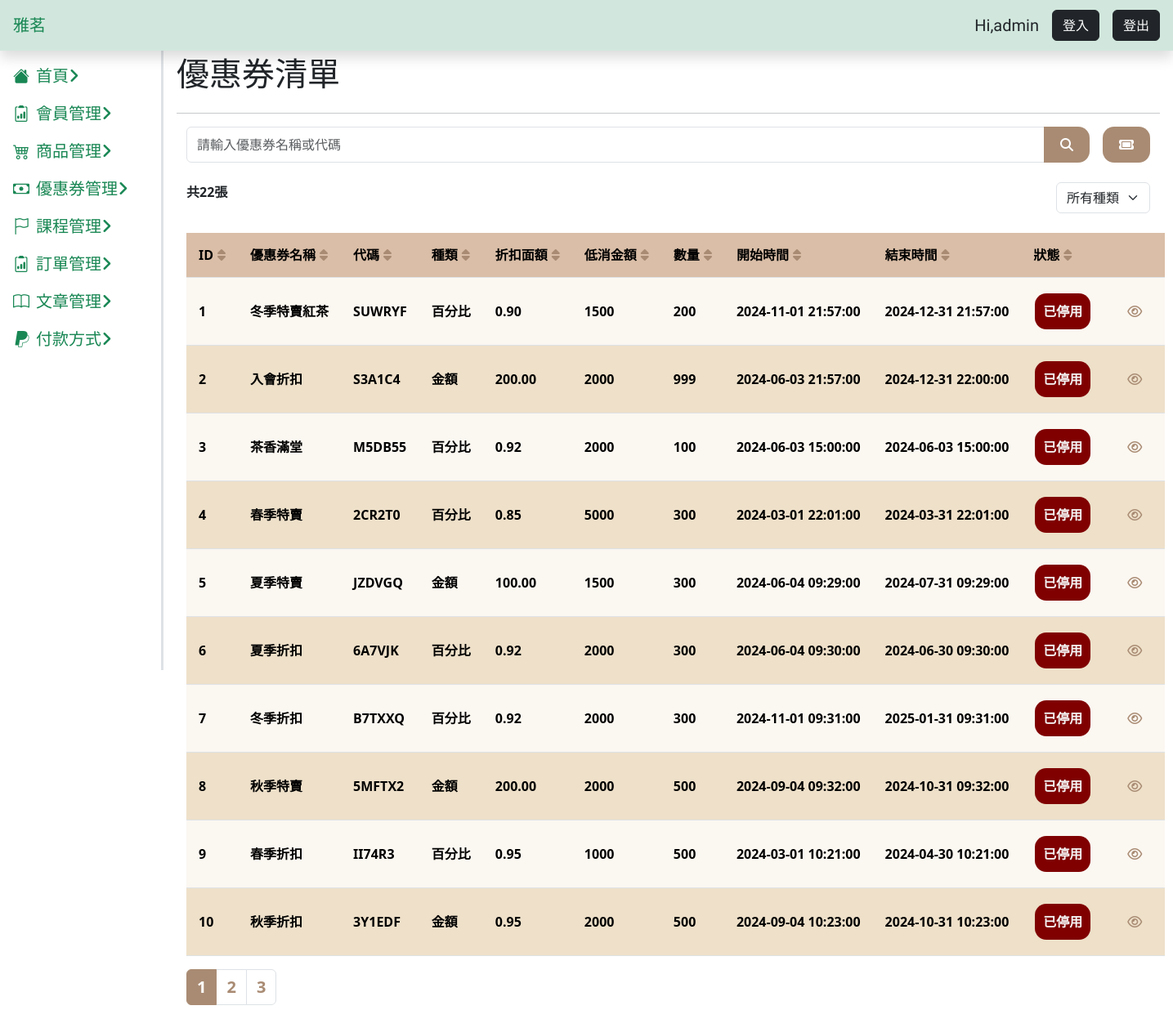
Screenshot of /cupon/coupons.php?page=1&order=id_asc with the database file from the repository.
### tables this page shows
CREATE TABLE `coupons` (
  `id` int(3) UNSIGNED NOT NULL,
  `name` varchar(50) NOT NULL,
  `code` varchar(20) NOT NULL,
  `category` varchar(10) NOT NULL,
  `discount` decimal(10,2) NOT NULL,
  `min_spend_amount` decimal(20,0) DEFAULT NULL,
  `stock` int(3) NOT NULL,
  `status` varchar(5) NOT NULL,
  `start_time` datetime NOT NULL,
  `end_time` datetime NOT NULL,
  `valid` tinyint(1) DEFAULT 1
);

### cupon/coupons.php (the view, shortened to what this page needs)
<?php
require_once("../db_connect.php");
$sqlALL = "SELECT * FROM coupons WHERE valid=1";
$resultAll = $conn->query($sqlALL);
$allUserCount = $resultAll->num_rows;
$page = isset($_GET["page"]) ? intval($_GET["page"]) : 1;
$perPage = 10;
$firstItem = ($page - 1) * $perPage;
$order = isset($_GET["order"]) ? $_GET["order"] : 'id_asc';
$pageCount = ceil($allUserCount / $perPage);
$typeCondition = '';
switch ($order) {
  case "id_asc":
    $orderClause = "ORDER BY id ASC";
    break;
}
if (isset($_GET["search"])) {
  $search = $conn->real_escape_string($_GET["search"]);
  $sql = "SELECT *,
        CASE
            WHEN (STR_TO_DATE(start_time, '%Y-%m-%d %H:%i:%s')) < NOW() AND (STR_TO_DATE(end_time, '%Y-%m-%d %H:%i:%s')) > NOW() THEN '可使用'
            WHEN (STR_TO_DATE(start_time, '%Y-%m-%d %H:%i:%s')) > NOW() THEN '未開放'
            ELSE '已停用'
        END AS status
        FROM coupons
        WHERE (name LIKE '%$search%' OR code LIKE '%$search%') AND valid=1";
} else {
  $sql = "SELECT *,
        CASE
            WHEN (STR_TO_DATE(start_time, '%Y-%m-%d %H:%i:%s')) < NOW() AND (STR_TO_DATE(end_time, '%Y-%m-%d %H:%i:%s')) > NOW() THEN '可使用'
            WHEN (STR_TO_DATE(start_time, '%Y-%m-%d %H:%i:%s')) > NOW() THEN '未開放'
            ELSE '已停用'
        END AS status
        FROM coupons
        WHERE valid=1 $typeCondition $orderClause
        LIMIT $firstItem, $perPage";
}
$result = $conn->query($sql);
$rows = $result->fetch_all(MYSQLI_ASSOC);
$userCount = $result->num_rows;
if (!isset($_GET["search"]) && !isset($_GET["category"])) {
  $userCount = $allUserCount;
}
?>
<!doctype html>
<html lang="en">
<head>
  <?php include("../css.php") ?>
</head>
<body>
  <?php include("../dashboard-comm.php") ?>
  <main class="main-content p-3">
    <div class="d-flex justify-content-between">
      <h1>優惠券清單</h1>
    </div>
    <hr>
    <div class="container">
      <div class="d-flex pb-4">
        <form action="" class="me-3 flex-grow-1">
          <div class="input-group ">
            <input type="text" class="form-control" placeholder="請輸入優惠券名稱或代碼" name="search">
            <button class="btn btn-custom " type="submit">
              <i class="fa-solid fa-magnifying-glass"></i></button>
          </div>
        </form>
        <div class="">
          <a class="btn btn-custom" href="create-coupon.php" title="增加優惠券"><i class="fa-solid fa-ticket "></i></a>
        </div>
      </div>
      <div class="pb-4 d-flex justify-content-between ">
        <div>
          共<?= $userCount ?>張
        </div>
        <div>
          <form action="" method="GET" id="filter-form">
            <select name="category" class="form-select" onchange="filterCoupons()">
              <option value="">所有種類</option>
            </select>
          </form>
        </div>
      </div>
      <div class="">
        <table class="table table-striped text-nowrap ">
          <thead class="table-header">
            <th>ID<a href="?page=<?= $page ?>&order=<?= $order == 'id_asc' ? 'id_desc' : 'id_asc' ?>"><i class="fa-solid fa-sort sort-icon"></i></a></th>
            <th>優惠券名稱<a href="?page=<?= $page ?>&order=<?= $order == 'name_asc' ? 'name_desc' : 'name_asc' ?>"><i class="fa-solid fa-sort sort-icon"></i></a></th>
            <th>代碼<a href="?page=<?= $page ?>&order=<?= $order == 'code_asc' ? 'code_desc' : 'code_asc' ?>"><i class="fa-solid fa-sort sort-icon"></i></a>
            </th>
            <th>種類<a href="?page=<?= $page ?>&order=<?= $order == 'category_asc' ? 'category_desc' : 'category_asc' ?>"><i class="fa-solid fa-sort sort-icon"></i></a>
            </th>
            <th>折扣面額<a href="?page=<?= $page ?>&order=<?= $order == 'discount_asc' ? 'discount_desc' : 'discount_asc' ?>"><i class="fa-solid fa-sort sort-icon"></i></a></th>
            <th>低消金額<a href="?page=<?= $page ?>&order=<?= $order == 'min_spend_amount_asc' ? 'min_spend_amount_desc' : 'min_spend_amount_asc' ?>"><i class="fa-solid fa-sort sort-icon"></i></a>
            </th>
            <th>數量<a href="?page=<?= $page ?>&order=<?= $order == 'stock_asc' ? 'stock_desc' : 'stock_asc' ?>"><i class="fa-solid fa-sort sort-icon"></i></a>
            </th>
            <th>開始時間<a href="?page=<?= $page ?>&order=<?= $order == 'start_time_asc' ? 'start_time_desc' : 'start_time_asc' ?>"><i class="fa-solid fa-sort sort-icon"></i></a>
            </th>
            <th>結束時間<a href="?page=<?= $page ?>&order=<?= $order == 'end_time_asc' ? 'end_time_desc' : 'end_time_asc' ?>"><i class="fa-solid fa-sort sort-icon"></i></a>
            </th>
            <th>狀態<a href="?page=<?= $page ?>&order=<?= $order == 'status_asc' ? 'status_desc' : 'status_asc' ?>"><i class="fa-solid fa-sort sort-icon"></i></a>
            </th>
            <th></th>
          </thead>
          <tbody class="status-colors">
            <?php foreach ($rows as $coupon) : ?>
              <?php
              $statusClass = '';
              switch ($coupon['status']) {
                case '已停用':
                  $statusClass = 'status-disabled';
                  break;
              }
              ?>
              <tr class="align-middle">
                <td><?= $coupon["id"] ?></td>
                <td><?= $coupon["name"] ?></td>
                <td><?= $coupon["code"] ?></td>
                <td><?= $coupon["category"] ?></td>
                <td><?= $coupon["discount"] ?></td>
                <td><?= $coupon["min_spend_amount"] ?></td>
                <td><?= $coupon["stock"] ?></td>
                <td><?= $coupon["start_time"] ?></td>
                <td><?= $coupon["end_time"] ?></td>
                <td>
                  <p id="<?= $statusClass ?>" class="status-custom"><?= $coupon["status"] ?></p>
                </td>
                <td>
                  <a class="btn " href="coupon.php?id=<?= $coupon["id"] ?>"><i class="fa-regular fa-eye eye-icon"></i></a>
                </td>
              </tr>
            <?php endforeach; ?>
          </tbody>
        </table>
        <?php if (isset($_GET["page"])) : ?>
          <nav aria-label="Page navigation example">
            <ul class="pagination">
              <?php for ($i = 1; $i <= $pageCount; $i++) : ?>
                <li class="page-item
                        <?php if ($i == $page) echo "active" ?>"><a class="page-link" href="?page=<?= $i ?>&order=<?= $order ?>"><?= $i ?></a></li>
              <?php endfor; ?>
            </ul>
          </nav>
        <?php endif; ?>
      </div>
    </div>
  </main>
</body>
</html>

### css.php (style rules this page uses)
a { text-decoration: none; cursor: pointer; user-select: none; }
li>a { color: #198754; }
:root { --aside-witch: 200px; --header-height: 50px; }
ul { transition: .5s; }
.main-content { margin: var(--header-height) 0 0 var(--aside-witch); }
body { font-weight: bold; }

### cupon/ne-css.php (style rules this page uses)
.btn-custom { background-color: #A98B73; color: white; border: none; padding: 10px 20px; border-radius: 14px; }
.status-custom { color: whitesmoke; border: none; padding: 10px 10px; text-align: center; text-decoration: none; font-size: 16px; margin: 4px 2px; border-radius: 14px; font-weight: bold; }
#status-disabled { background-color: #800000; }
.sort-icon { color: #A98B73; margin-left: 5px; }
.eye-icon { color: #A98B73; }
.pagination .active .page-link { background-color: #A98B73; color: white; border-color: #A98B73; }
.pagination .page-link { color: #A98B73; font-size: 20px; }
.table-striped>tbody>tr:nth-child(2n)>td, .table-striped>tbody>tr:nth-child(2n)>th { background-color: #eee0c9 ; }
.table-striped>tbody>tr:nth-of-type(odd)>* { --bs-table-bg-type: #fbf7f1; }
.table-header>tr>th { background-color: #DABEA7; padding: 15px; }
.table>:not(caption)>*>* { padding: 15px; }

### rows the page displays
coupons: id "1", name "冬季特賣紅茶", code "SUWRYF", category "百分比", discount "0.90", min_spend_amount "1500", stock "200", start_time "2024-11-01 21:57:00", end_time "2024-12-31 21:57:00", status "已停用"
coupons: id "2", name "入會折扣", code "S3A1C4", category "金額", discount "200.00", min_spend_amount "2000", stock "999", start_time "2024-06-03 21:57:00", end_time "2024-12-31 22:00:00", status "已停用"
coupons: id "3", name "茶香滿堂", code "M5DB55", category "百分比", discount "0.92", min_spend_amount "2000", stock "100", start_time "2024-06-03 15:00:00", end_time "2024-06-03 15:00:00", status "已停用"
coupons: id "4", name "春季特賣", code "2CR2T0", category "百分比", discount "0.85", min_spend_amount "5000", stock "300", start_time "2024-03-01 22:01:00", end_time "2024-03-31 22:01:00", status "已停用"
coupons: id "5", name "夏季特賣", code "JZDVGQ", category "金額", discount "100.00", min_spend_amount "1500", stock "300", start_time "2024-06-04 09:29:00", end_time "2024-07-31 09:29:00", status "已停用"
coupons: id "6", name "夏季折扣", code "6A7VJK", category "百分比", discount "0.92", min_spend_amount "2000", stock "300", start_time "2024-06-04 09:30:00", end_time "2024-06-30 09:30:00", status "已停用"
coupons: id "7", name "冬季折扣", code "B7TXXQ", category "百分比", discount "0.92", min_spend_amount "2000", stock "300", start_time "2024-11-01 09:31:00", end_time "2025-01-31 09:31:00", status "已停用"
coupons: id "8", name "秋季特賣", code "5MFTX2", category "金額", discount "200.00", min_spend_amount "2000", stock "500", start_time "2024-09-04 09:32:00", end_time "2024-10-31 09:32:00", status "已停用"
coupons: id "9", name "春季折扣", code "II74R3", category "百分比", discount "0.95", min_spend_amount "1000", stock "500", start_time "2024-03-01 10:21:00", end_time "2024-04-30 10:21:00", status "已停用"
coupons: id "10", name "秋季折扣", code "3Y1EDF", category "金額", discount "0.95", min_spend_amount "2000", stock "500", start_time "2024-09-04 10:23:00", end_time "2024-10-31 10:23:00", status "已停用"

### other values shown
$userCount "22"
